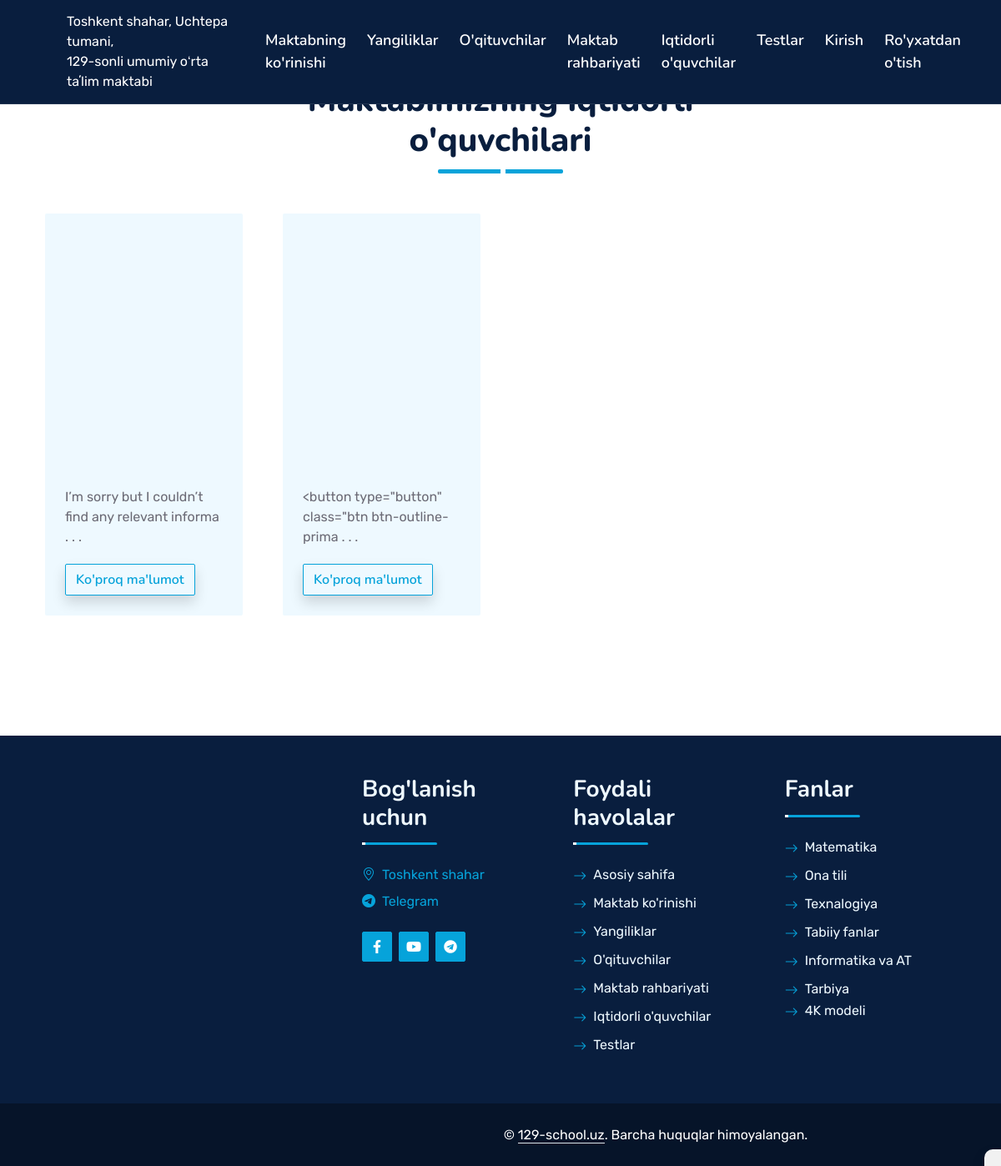
The app's page /viewschool/iqtidorli/, older data.
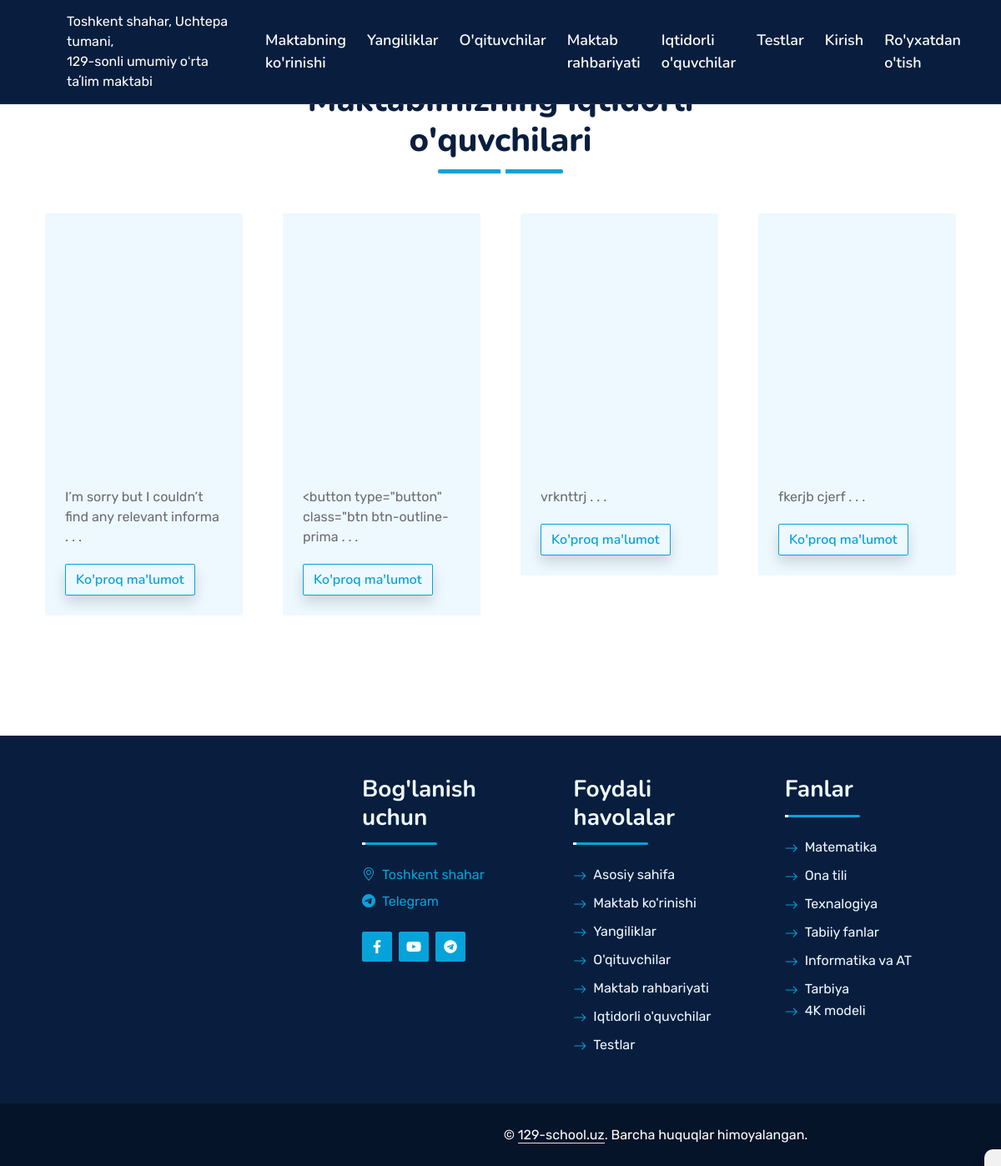
The same page, newer data.
### viewschool/models.py (models this page shows, shortened)
class AbilityPupils(models.Model):
    fio = models.CharField(max_length=80, verbose_name="To'liq ismi: ")
    text = models.TextField(verbose_name="Qanday yutuqga erishganligi: ", help_text="Qanday yutuqga erishganki saytda turadigan shuni yozing!")
    image_pupil = models.ImageField(upload_to='images/', verbose_name="O'quvchi rasmini kiriting")
    class Meta:
        verbose_name = "Iqtidorli o'quvchilar"
        verbose_name_plural = "Iqtidorli o'quvchilar"

### viewschool/views.py (the view)
# urls.py: path('iqtidorli/',AbilityPupilsView.as_view(), name='pupils'),
class AbilityPupilsView(ListView):
    model = AbilityPupils
    template_name = 'ability_pupils.html'

### templates/ability_pupils.html (shortened to what this page needs)
{% extends 'base.html' %}
{% block content %}
<div class="shadow"
    style="position: fixed; bottom: 0; right: 0; padding: 10px; background-color: #f1f1f1; border-top-left-radius: 10px; box-shadow: -1px -1px 3px rgba(0, 0, 0, 0.2); text-align: right;">
</div>
<div class="container-fluid py-5 wow fadeInUp" data-wow-delay="0.1s">
    <div class="container py-5">
        <div class="section-title text-center position-relative pb-3 mb-5 mx-auto" style="max-width: 600px;">
            <h1 class="mb-0">Maktabimizning iqtidorli o'quvchilari</h1>
        </div>
        <div class="row g-5">
            {% for data in object_list %}
            <div class="col-lg-3 wow slideInUp" data-wow-delay="0.3s">
                <div class="blog-item bg-light rounded overflow-hidden">
                    <div class="blog-img position-relative overflow-hidden">
                    </div>
                    <div class="p-4">
                        <p>{{ data.text|slice:50 }} . . .</p>
                        <button type="button" class="btn btn-outline-primary mt-1 shadow" data-bs-toggle="modal"
                            data-bs-target="#exampleModal{{ data.pk }}">
                            Ko'proq ma'lumot
                        </button>
                    </div>
                </div>
            </div>
            {% endfor %}
        </div>
    </div>
</div>
{% endblock content %}

### templates/base.html (shortened to what this page needs)
<!doctype html>
{% load static %}
<html lang="en">
<head>
  <link rel="stylesheet" href="https://cdn.jsdelivr.net/npm/bootstrap-icons@1.10.3/font/bootstrap-icons.css">
  <link href="https://cdn.jsdelivr.net/npm/bootstrap@5.3.0-alpha1/dist/css/bootstrap.min.css" rel="stylesheet"
>
  <link href="https://getbootstrap.com/docs/5.3/dist/css/bootstrap.min.css" rel="stylesheet"
>
  <link href="https://cdnjs.cloudflare.com/ajax/libs/font-awesome/5.10.0/css/all.min.css" rel="stylesheet">
  <link href="https://cdn.jsdelivr.net/npm/bootstrap-icons@1.4.1/font/bootstrap-icons.css" rel="stylesheet">
  <link href="{% static 'css/animate.min.css' %}" rel="stylesheet">
  <link href="{% static 'css/bootstrap.min.css' %}" rel="stylesheet">
  <link href="{% static 'css/style.css' %}" rel="stylesheet">
</head>
<body>
  <nav style="background-color: #091E3E;" class="navbar navbar-expand-lg navbar-dark px-5 py-3 py-lg-0">
    <a class="navbar-brand" href="{% url 'home' %}">
      <a style="color: white;" href="{% url 'home' %}" class="nav-item nav-link">Toshkent shahar, Uchtepa tumani,<br />
        129-sonli umumiy oʻrta taʼlim maktabi
      </a>
    </a>
    <div class="collapse navbar-collapse" id="navbarCollapse">
      <div class="navbar-nav ms-auto py-0">
        <a style="color: white;" href="{% url 'map' %}" class="nav-item nav-link">Maktabning ko'rinishi</a>
        <a style="color: white;" href="{% url 'news' %}" class="nav-item nav-link">Yangiliklar</a>
        <a style="color: white;" href="{% url 'teacher_info' %}" class="nav-item nav-link">O'qituvchilar</a>
        <a style="color: white;" href="{% url 'staffs' %}" class="nav-item nav-link">Maktab rahbariyati</a>
        <a style="color: white;" href="{% url 'pupils' %}" class="nav-item nav-link">Iqtidorli o'quvchilar</a>
        <a style="color: white;" href="{% url 'qiuz' %}" class="nav-item nav-link">Testlar</a>
        {% if user.is_authenticated %}
        <a style="color: white;" class="nav-item nav-link" href="{% url 'logout' %}">Chiqish</a>
        {% else %}
        <a style="color: white;" class="nav-item nav-link" href="{% url 'login' %}">Kirish</a>
        <a style="color: white;" class="nav-item nav-link" href="{% url 'signup' %}">Ro'yxatdan o'tish</a>
        {% endif %}
      </div>
    </div>
  </nav>
  {% block content %}
  {% endblock content %}
  <div class="container-fluid bg-dark text-light mt-5 wow fadeInUp" data-wow-delay="0.1s">
    <div class="container">
      <div class="row gx-5">
        <div class="pt-3 col-lg-4 col-md-6 footer-about">
        </div>
        <div class="col-lg-8 col-md-6">
          <div class="row gx-5">
            <div class="col-lg-4 col-md-12 pt-5 mb-5">
              <div class="section-title section-title-sm position-relative pb-3 mb-4">
                <h3 class="text-light mb-0">Bog'lanish uchun</h3>
              </div>
              <div class="d-flex mb-2">
                <i class="bi bi-geo-alt text-primary me-2"></i>
                <p class="mb-0"><a href="https://maps.app.goo.gl/NNvG6nf82UyZhxBL6">Toshkent shahar</a></p>
              </div>
              <div class="d-flex mb-2">
                <i class="bi bi-telegram text-primary me-2"></i>
                <p class="mb-0"><a href="{{ contact.school_tme }}">Telegram</a></p>
              </div>
              <div class="d-flex mt-4">
                <a class="btn btn-primary btn-square me-2" href="{{ contact.school_facebook }}"><i
                    class="fab fa-facebook-f fw-normal"></i></a>
                <a class="btn btn-primary btn-square me-2" href="{{ contact.school_youtube }}"><i
                    class="fab fa-youtube fw-normal"></i></a>
                <a class="btn btn-primary btn-square me-2" href="{{ contact.school_tme }}"><i
                    class="fab fa-telegram fw-normal"></i></a>
              </div>
            </div>
            <div class="col-lg-4 col-md-12 pt-0 pt-lg-5 mb-5">
              <div class="section-title section-title-sm position-relative pb-3 mb-4">
                <h3 class="text-light mb-0">Foydali havolalar</h3>
              </div>
              <div class="link-animated d-flex flex-column justify-content-start">
                <a class="text-light mb-2" href="{% url 'home' %}"><i
                    class="bi bi-arrow-right text-primary me-2"></i>Asosiy sahifa</a>
                <a class="text-light mb-2" href="{% url 'map' %}"><i
                    class="bi bi-arrow-right text-primary me-2"></i>Maktab ko'rinishi</a>
                <a class="text-light mb-2" href="{% url 'news' %}"><i
                    class="bi bi-arrow-right text-primary me-2"></i>Yangiliklar</a>
                <a class="text-light mb-2" href="{% url 'teacher_info' %}"><i
                    class="bi bi-arrow-right text-primary me-2"></i>O'qituvchilar</a>
                <a class="text-light mb-2" href="{% url 'staffs' %}"><i
                    class="bi bi-arrow-right text-primary me-2"></i>Maktab rahbariyati</a>
                <a class="text-light mb-2" href="{% url 'home' %}"><i
                    class="bi bi-arrow-right text-primary me-2"></i>Iqtidorli o'quvchilar</a>
                <a class="text-light mb-2" href="{% url 'qiuz' %}"><i
                    class="bi bi-arrow-right text-primary me-2"></i>Testlar</a>
              </div>
            </div>
            <div class="col-lg-4 col-md-12 pt-0 pt-lg-5 mb-5">
              <div class="section-title section-title-sm position-relative pb-3 mb-4">
                <h3 class="text-light mb-0">Fanlar</h3>
              </div>
              <div class="link-animated d-flex flex-column justify-content-start">
                <a class="text-light mb-2" href="https://t.me/trm_metodika_uz/2"><i
                    class="bi bi-arrow-right text-primary me-2"></i>Matematika</a>
                <a class="text-light mb-2" href="https://t.me/trm_metodika_uz/3"><i
                    class="bi bi-arrow-right text-primary me-2"></i>Ona tili</a>
                <a class="text-light mb-2" href="https://t.me/trm_metodika_uz/17"><i
                    class="bi bi-arrow-right text-primary me-2"></i>Texnalogiya</a>
                <a class="text-light mb-2" href="https://t.me/trm_metodika_uz/5"><i
                    class="bi bi-arrow-right text-primary me-2"></i>Tabiiy fanlar</a>
                <a class="text-light mb-2" href="https://t.me/trm_metodika_uz/18"><i
                    class="bi bi-arrow-right text-primary me-2"></i>Informatika va AT</a>
                <a class="text-light" href="https://t.me/trm_metodika_uz/6"><i
                    class="bi bi-arrow-right text-primary me-2"></i>Tarbiya</a>
                <a class="text-light" href="https://t.me/trm_metodika_uz/27"><i
                    class="bi bi-arrow-right text-primary me-2"></i>4K modeli</a>
              </div>
            </div>
          </div>
        </div>
      </div>
    </div>
  </div>
  <div class="container-fluid text-white" style="background: #061429;">
    <div class="container text-center">
      <div class="row justify-content-end">
        <div class="col-lg-8 col-md-6">
          <div class="d-flex align-items-center justify-content-center" style="height: 75px;">
            <p class="mb-0">&copy; <a class="text-white border-bottom" href="#">129-school.uz</a>. Barcha huquqlar
              himoyalangan. </p>
          </div>
        </div>
      </div>
    </div>
  </div>
</body>
</html>

### static/css/style.css (style rules this page uses)
:root { --primary: #06A3DA; --secondary: #34AD54; --light: #EEF9FF; --dark: #091E3E; }
h1, h2, .fw-bold { font-weight: 800 !important; }
h3, h4, .fw-semi-bold { font-weight: 700 !important; }
.btn { font-family: 'Nunito', sans-serif; font-weight: 600; transition: .5s; }
.btn-primary, .btn-secondary { color: #FFFFFF; box-shadow: inset 0 0 0 50px transparent; }
.btn-square { width: 36px; height: 36px; }
.btn-square, .btn-sm-square, .btn-lg-square { padding-left: 0; padding-right: 0; text-align: center; }
.navbar-dark .navbar-nav .nav-link { font-family: 'Nunito', sans-serif; position: relative; margin-left: 25px; padding: 35px 0; color: #FFFFFF; font-size: 18px; font-weight: 600; outline: none; transition: .5s; }
@media (min-width: 992px) { .navbar-dark { position: absolute; width: 100%; top: 0; left: 0; border-bottom: 1px solid rgba(256, 256, 256, .1); z-index: 999; } }
@media (min-width: 992px) { .navbar-dark .navbar-nav .nav-link::before { position: absolute; content: ""; width: 0; height: 2px; bottom: -1px; left: 50%; background: var(--primary); transition: .5s; } }
.section-title::before { position: absolute; content: ""; width: 150px; height: 5px; left: 0; bottom: 0; background: var(--primary); border-radius: 2px; }
.section-title.text-center::before { left: 50%; margin-left: -75px; }
.section-title.section-title-sm::before { width: 90px; height: 3px; }
.section-title::after { position: absolute; content: ""; width: 6px; height: 5px; bottom: 0px; background: #FFFFFF; -webkit-animation: section-title-run 5s infinite linear; animation: section-title-run 5s infinite linear; }
.section-title.section-title-sm::after { width: 4px; height: 3px; }
.section-title.text-center::after { -webkit-animation: section-title-run-center 5s infinite linear; animation: section-title-run-center 5s infinite linear; }
.section-title.section-title-sm::after { -webkit-animation: section-title-run-sm 5s infinite linear; animation: section-title-run-sm 5s infinite linear; }
.link-animated a { transition: .5s; }
@media (min-width: 767.98px) { .footer-about { margin-bottom: -75px; } }

### templates/base.html (style rules this page uses)
.bi { vertical-align: -.125em; fill: currentColor; }

Row changes from the older to the newer data that the page shows:
added AbilityPupils: text "vrknttrj"
added AbilityPupils: text "fkerjb cjerf"
